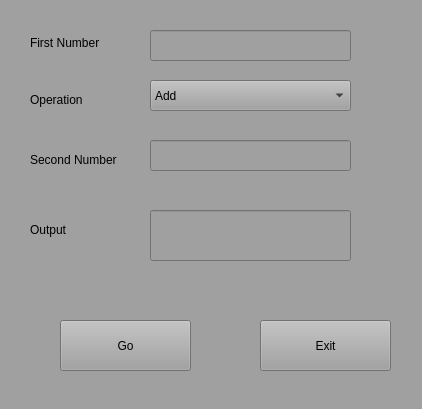
<?xml version="1.0" encoding="UTF-8"?>
<ui version="4.0">
 <class>MainWindow</class>
 <widget class="QMainWindow" name="MainWindow">
  <property name="geometry">
   <rect>
    <x>0</x>
    <y>0</y>
    <width>422</width>
    <height>409</height>
   </rect>
  </property>
  <property name="windowTitle">
   <string>Arithmetic Calculator</string>
  </property>
  <property name="styleSheet">
   <string notr="true">background-color: rgb(160, 160, 160);</string>
  </property>
  <widget class="QWidget" name="centralwidget">
   <widget class="QLineEdit" name="first_line">
    <property name="geometry">
     <rect>
      <x>150</x>
      <y>30</y>
      <width>201</width>
      <height>31</height>
     </rect>
    </property>
   </widget>
   <widget class="QLineEdit" name="second_line">
    <property name="geometry">
     <rect>
      <x>150</x>
      <y>140</y>
      <width>201</width>
      <height>31</height>
     </rect>
    </property>
   </widget>
   <widget class="QComboBox" name="opert_box">
    <property name="geometry">
     <rect>
      <x>150</x>
      <y>80</y>
      <width>201</width>
      <height>31</height>
     </rect>
    </property>
    <item>
     <property name="text">
      <string>Add</string>
     </property>
    </item>
    <item>
     <property name="text">
      <string>Subtract</string>
     </property>
    </item>
    <item>
     <property name="text">
      <string>Multiply</string>
     </property>
    </item>
    <item>
     <property name="text">
      <string>Divide</string>
     </property>
    </item>
    <item>
     <property name="text">
      <string>Power</string>
     </property>
    </item>
   </widget>
   <widget class="QLabel" name="label">
    <property name="geometry">
     <rect>
      <x>30</x>
      <y>33</y>
      <width>101</width>
      <height>20</height>
     </rect>
    </property>
    <property name="text">
     <string>First Number</string>
    </property>
   </widget>
   <widget class="QLabel" name="second_number">
    <property name="geometry">
     <rect>
      <x>30</x>
      <y>150</y>
      <width>101</width>
      <height>20</height>
     </rect>
    </property>
    <property name="text">
     <string>Second Number</string>
    </property>
   </widget>
   <widget class="QLabel" name="operation">
    <property name="geometry">
     <rect>
      <x>30</x>
      <y>90</y>
      <width>101</width>
      <height>20</height>
     </rect>
    </property>
    <property name="text">
     <string>Operation</string>
    </property>
   </widget>
   <widget class="QLineEdit" name="out_line">
    <property name="geometry">
     <rect>
      <x>150</x>
      <y>210</y>
      <width>201</width>
      <height>51</height>
     </rect>
    </property>
   </widget>
   <widget class="QPushButton" name="go_btn">
    <property name="geometry">
     <rect>
      <x>60</x>
      <y>320</y>
      <width>131</width>
      <height>51</height>
     </rect>
    </property>
    <property name="text">
     <string>Go</string>
    </property>
    <property name="shortcut">
     <string>Return, Enter</string>
    </property>
   </widget>
   <widget class="QPushButton" name="exit_btn">
    <property name="geometry">
     <rect>
      <x>260</x>
      <y>320</y>
      <width>131</width>
      <height>51</height>
     </rect>
    </property>
    <property name="text">
     <string>Exit</string>
    </property>
    <property name="shortcut">
     <string>Esc</string>
    </property>
   </widget>
   <widget class="QLabel" name="output">
    <property name="geometry">
     <rect>
      <x>30</x>
      <y>220</y>
      <width>101</width>
      <height>20</height>
     </rect>
    </property>
    <property name="text">
     <string>Output</string>
    </property>
   </widget>
  </widget>
  <widget class="QStatusBar" name="statusbar"/>
 </widget>
 <resources/>
 <connections/>
</ui>
